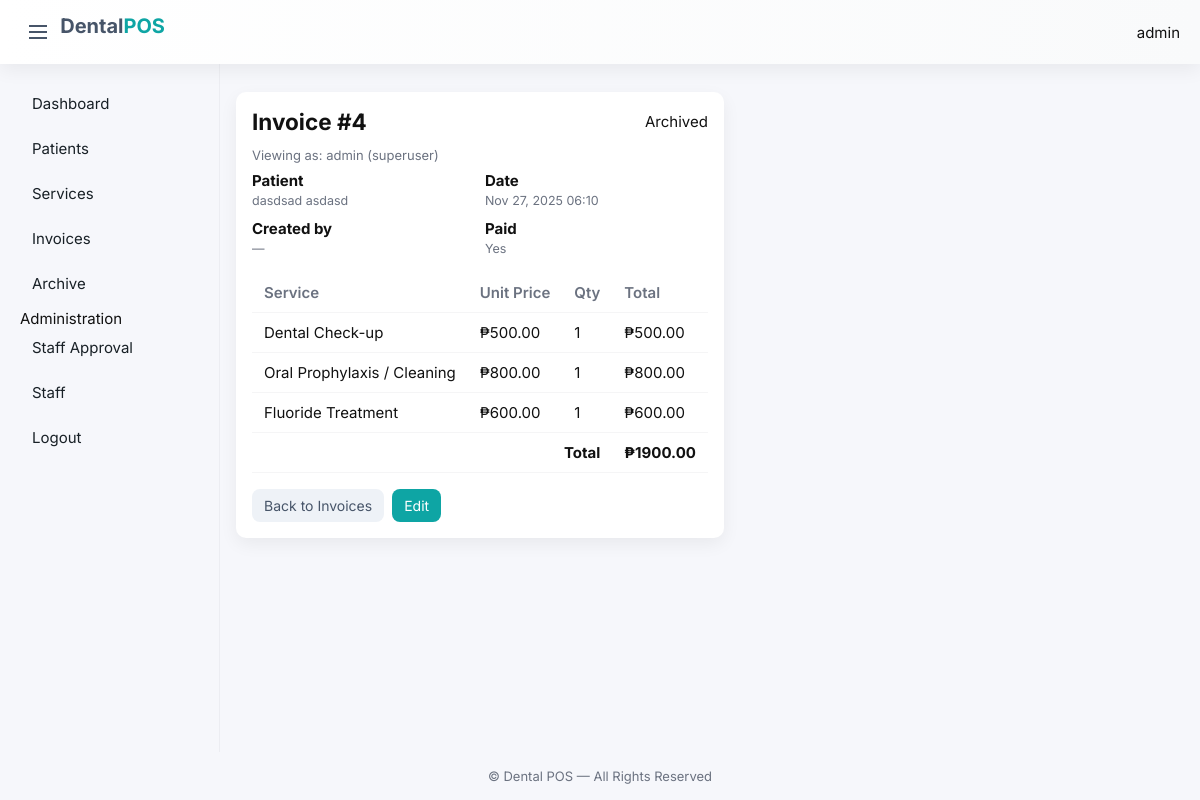
Screenshot of /clinic/invoices/4/ (signed in) with the database file from the repository.
### clinic/models.py (models this page shows, shortened)
class Invoice(models.Model):
    patient = models.ForeignKey(Patient, on_delete=models.SET_NULL, null=True, blank=True, related_name="invoices")
    date_created = models.DateTimeField(auto_now_add=True)
    is_paid = models.BooleanField(default=False)
    created_by = models.ForeignKey(User, null=True, blank=True, on_delete=models.SET_NULL, related_name='created_invoices')
    is_archived = models.BooleanField(default=False)
    def total_amount(self):
        return sum(item.total_price() for item in self.items.all())

class Patient(models.Model):
    first_name = models.CharField(max_length=100, blank=True, null=True)
    last_name = models.CharField(max_length=100, blank=True, null=True)
    contact_number = models.CharField(max_length=15, blank=True, null=True)
    email = models.EmailField(blank=True, null=True)
    address = models.TextField(blank=True, null=True)
    created_by = models.ForeignKey(User, null=True, blank=True, on_delete=models.SET_NULL, related_name='created_patients')
    created_at = models.DateTimeField(default=timezone.now)
    is_archived = models.BooleanField(default=False)
    def __str__(self):
        return f"{self.first_name} {self.last_name}"

class InvoiceItem(models.Model):
    invoice = models.ForeignKey(Invoice, on_delete=models.CASCADE, related_name="items")
    service = models.ForeignKey(Service, on_delete=models.SET_NULL, null=True, blank=True)
    service_name_at_time = models.CharField(max_length=150, blank=True, null=True)
    price_at_time = models.DecimalField(max_digits=10, decimal_places=2, blank=True, null=True)
    quantity = models.PositiveIntegerField(default=1, blank=True, null=True)
    def total_price(self):
        price = self.price_at_time or Decimal('0')
        qty = self.quantity or 0
        try:
            return price * qty
        except Exception:
            return Decimal('0')

### clinic/views.py (the view)
# urls.py: path('invoices/<int:pk>/', views.invoice_detail, name='invoice_detail'),
@frontend_login_required
def invoice_detail(request, pk):
    invoice = Invoice.objects.get(id=pk)
    return render(request, 'clinic/invoice_detail.html', {'invoice': invoice})

### clinic/templates/clinic/invoice_detail.html (shortened to what this page needs)
{% extends 'clinic/base.html' %}
{% block content %}
<div class="invoice-detail-card card">
    {% if invoice %}
        <div style="display:flex;justify-content:space-between;align-items:center;margin-bottom:12px">
            <h2 style="margin:0">Invoice #{{ invoice.pk }}</h2>
            {% if invoice.is_archived %}
                <span class="badge danger-badge">Archived</span>
            {% endif %}
        </div>
        <div style="margin-bottom:8px;color:var(--muted);font-size:13px">Viewing as: {{ request.user.get_full_name|default:request.user.username }} {% if request.user.is_superuser %}(superuser){% endif %}</div>
        <div class="invoice-meta" style="display:grid;grid-template-columns:repeat(auto-fit,minmax(160px,1fr));gap:10px;margin-bottom:16px">
            <div><strong>Patient</strong><br><small>{{ invoice.patient }}</small></div>
            <div><strong>Date</strong><br><small>{{ invoice.date_created|date:"M d, Y H:i" }}</small></div>
            <div>
                <strong>Created by</strong><br>
                <small>
                    {% if invoice.created_by %}
                        {{ invoice.created_by.get_full_name|default:invoice.created_by.username }}
                    {% else %}
                        —
                    {% endif %}
                </small>
            </div>
            <div><strong>Paid</strong><br><small>{% if invoice.is_paid %}Yes{% else %}No{% endif %}</small></div>
        </div>
        <div class="invoice-items">
            <table class="table">
                <thead>
                    <tr>
                        <th>Service</th>
                        <th>Unit Price</th>
                        <th>Qty</th>
                        <th>Total</th>
                    </tr>
                </thead>
                <tbody>
                    {% for item in invoice.items.all %}
                        <tr>
                            <td>{{ item.service_name_at_time }}</td>
                            <td>₱{{ item.price_at_time|floatformat:2 }}</td>
                            <td>{{ item.quantity }}</td>
                            <td>₱{{ item.total_price|floatformat:2 }}</td>
                        </tr>
                    {% empty %}
                        <tr><td colspan="4" class="text-muted">No items on this invoice.</td></tr>
                    {% endfor %}
                </tbody>
                <tfoot>
                    <tr>
                        <td colspan="3" style="text-align:right"><strong>Total</strong></td>
                        <td><strong>₱{{ invoice.total_amount|floatformat:2 }}</strong></td>
                    </tr>
                </tfoot>
            </table>
        </div>
        <div style="display:flex;gap:8px;margin-top:16px">
            <a href="{% url 'clinic:invoices_list' %}" class="btn secondary">Back to Invoices</a>
            {% if request.user.is_superuser %}
                <a href="{% url 'clinic:invoice_update' invoice.pk %}" class="btn">Edit</a>
            {% endif %}
        </div>
    {% else %}
        <div class="message error">No invoice data available.</div>
        <a href="{% url 'clinic:invoices_list' %}" class="btn secondary">Back to Invoices</a>
    {% endif %}
</div>
{% endblock %}

### clinic/templates/clinic/base.html (shortened to what this page needs)
<!DOCTYPE html>
<html lang="en">
<head>
    {% load static %}
    <link rel="stylesheet" href="{% static 'clinic/css/app.css' %}">
</head>
<body class="bg-light">
<div class="app-root">
    <header class="topbar shadow-sm">
        <div class="topbar-left d-flex align-items-center">
            <button id="nav-toggle" class="nav-toggle" aria-label="Toggle menu">
                <span class="hamburger"></span>
            </button>
            <a class="brand ms-2" href="{% url 'clinic:dashboard' %}">
                Dental<span>POS</span>
            </a>
        </div>
        <div class="topbar-right">
            {% if request.user.is_authenticated %}
                <div class="user-badge">
                    <span class="user-name">{{ request.user.get_full_name|default:request.user.username }}</span>
                </div>
            {% endif %}
        </div>
    </header>
    <div class="layout">
        <aside class="sidebar shadow-sm">
            <nav class="sidebar-nav">
                <a href="{% url 'clinic:dashboard' %}" class="nav-item">Dashboard</a>
                <a href="{% url 'clinic:patients_list' %}" class="nav-item">Patients</a>
                <a href="{% url 'clinic:services_list' %}" class="nav-item">Services</a>
                <a href="{% url 'clinic:invoices_list' %}" class="nav-item">Invoices</a>
                <a href="{% url 'clinic:archive' %}" class="nav-item">Archive</a>
                {% if request.user.is_superuser %}
                    <div class="sidebar-section-label">Administration</div>
                    <a href="{% url 'clinic:staff_approval' %}" class="nav-item">Staff Approval</a>
                    <a href="{% url 'clinic:staff_list' %}" class="nav-item">Staff</a>
                {% endif %}
                <a href="{% url 'logout' %}" class="nav-item logout">Logout</a>
            </nav>
        </aside>
        <main class="main-content">
            <div class="content-container">
                {% block content %}{% endblock %}
            </div>
        </main>
    </div>
    <footer class="footer text-center">
        &copy; {{ now.year }} Dental POS — All Rights Reserved
    </footer>
</div>
</body>
</html>

### clinic/static/clinic/css/app.css (style rules this page uses)
:root { --bg:#f6f7fb; --surface:#ffffff; --muted:#6b7280; --accent:#0ea5a4; --accent-2:#475569; --radius:10px; --shadow: 0 6px 18px rgba(13,20,25,0.06); --glass: rgba(255,255,255,0.6); font-family: 'Inter', system-ui, -apple-system, 'Segoe UI', Roboto, 'Helvetica Neue', Arial; }
* { box-sizing:border-box }
html,body,#app { height:100% }
body { margin:0;background:var(--bg);color:#111;font-family:Inter,system-ui,Arial }
.app-root { display:flex;flex-direction:column;min-height:100vh }
.topbar { height:64px;background:linear-gradient(90deg,var(--surface),#f9fafb);display:flex;align-items:center;justify-content:space-between;padding:0 20px;box-shadow:var(--shadow); }
.brand { font-weight:700;color:var(--accent-2);text-decoration:none;font-size:20px }
.brand span { color:var(--accent) }
.layout { display:flex;flex:1 }
.sidebar { width:220px;background:transparent;padding:20px;border-right:1px solid rgba(15,23,42,0.04) }
.sidebar nav a { display:block;padding:10px 12px;border-radius:8px;color:#182026;text-decoration:none;margin-bottom:6px }
.footer { height:48px;display:flex;align-items:center;justify-content:center;color:var(--muted);font-size:13px }
.card { background:var(--surface);border-radius:var(--radius);padding:16px;box-shadow:var(--shadow); }
.table { width:100%;border-collapse:collapse;background:transparent }
.table th,.table td { padding:10px 12px;border-bottom:1px solid rgba(15,23,42,0.04);text-align:left }
.table thead th { background:transparent;color:var(--muted);font-weight:600 }
.btn { display:inline-block;background:var(--accent);color:#fff;padding:8px 12px;border-radius:8px;text-decoration:none;border:none;cursor:pointer;font-size:14px }
.btn.secondary { background:#eef2f7;color:var(--accent-2) }
a.btn, button.btn { display:inline-flex; align-items:center; gap:8px }
html { font-size: 16px; }
@media (max-width: 1200px) { html { font-size: 15px; } }
.content-container { max-width: 1100px; margin: 0 auto; padding: 0 16px; }
.sidebar { transition: transform 0.25s ease, opacity 0.25s ease; }
.nav-toggle { background: transparent; border: none; width:36px; height:36px; display:inline-flex; align-items:center; justify-content:center; cursor:pointer }
.hamburger { width:18px; height:2px; background:var(--accent-2); display:block; position:relative }
.hamburger::before, .hamburger::after { content:''; position:absolute; left:0; right:0; height:2px; background:var(--accent-2) }
.hamburger::before { top:-6px }
.hamburger::after { top:6px }

### clinic/templates/clinic/invoice_detail.html (style rules this page uses)
.invoice-detail-card { max-width:980px; margin:28px auto; }
.invoice-meta small { color:var(--muted); }
.table thead th { background: transparent; color:var(--muted); font-weight:600 }

### rows the page displays
Invoice: pk "4", patient "dasdsad asdasd", date_created "Nov 27, 2025 06:10", total_amount "1900.00"
InvoiceItem: service_name_at_time "Dental Check-up", price_at_time "500.00", quantity "1", total_price "500.00"
InvoiceItem: service_name_at_time "Oral Prophylaxis / Cleaning", price_at_time "800.00", quantity "1", total_price "800.00"
InvoiceItem: service_name_at_time "Fluoride Treatment", price_at_time "600.00", quantity "1", total_price "600.00"

### other values shown
{{ request.user.get_full_name|default:request.user.username }} "admin"
